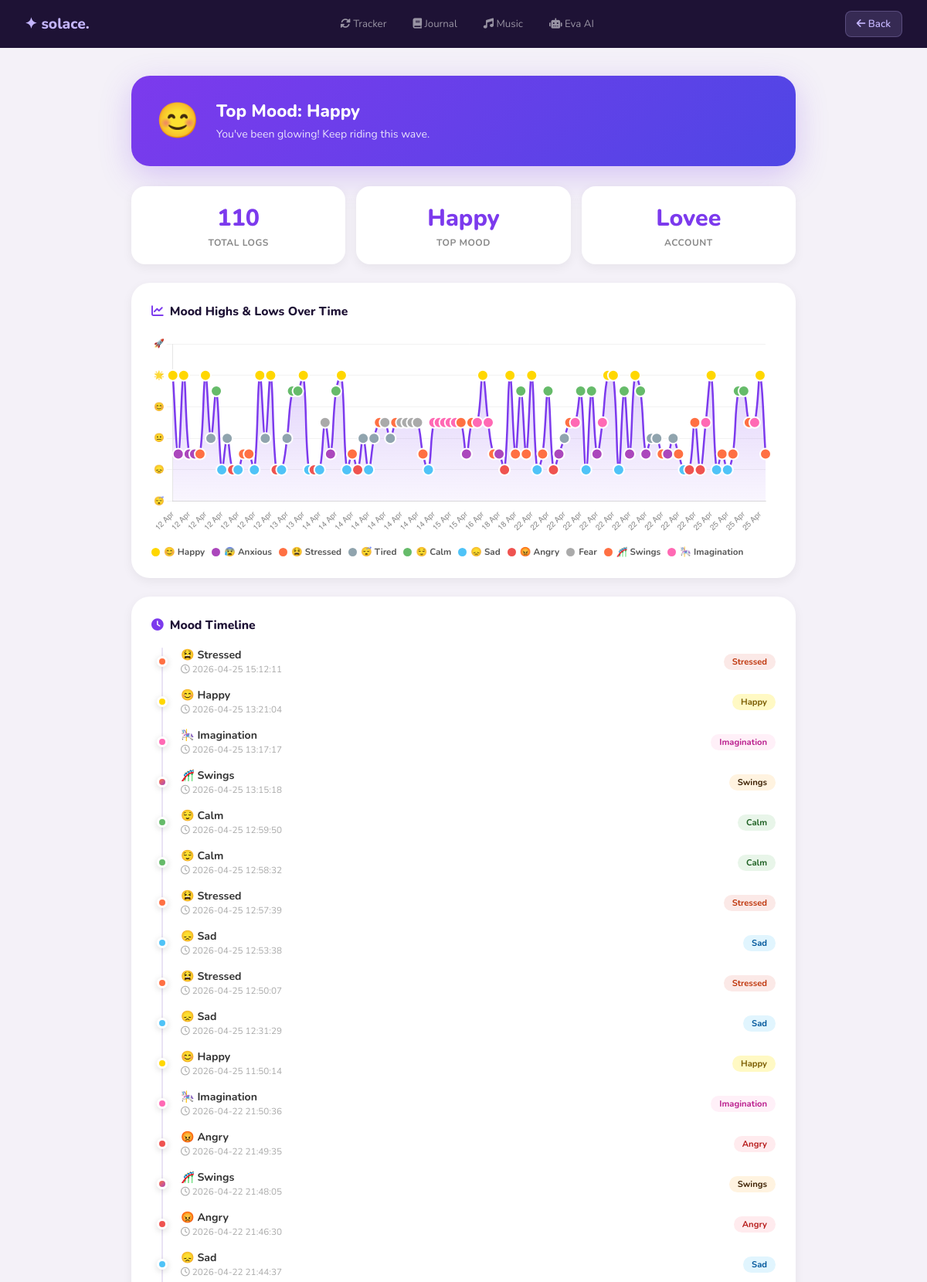
The app's page /history (signed in, upper part) with its own data.
### tables this page shows
CREATE TABLE mood_logs (
                id        INTEGER PRIMARY KEY AUTOINCREMENT,
                user_id   INTEGER NOT NULL REFERENCES users(id),
                mood      TEXT NOT NULL,
                timestamp DATETIME DEFAULT CURRENT_TIMESTAMP
            );

### app.py (the view)
@app.route("/history")
@login_required
def history() -> Any:
    with get_db() as conn:
        logs = conn.execute(
            "SELECT mood, timestamp FROM mood_logs WHERE user_id=? ORDER BY timestamp DESC",
            (session["user_id"],),
        ).fetchall()
    mood_counts: dict[str, int] = {}
    for r in logs:
        mood_counts[r["mood"]] = mood_counts.get(r["mood"], 0) + 1
    top_mood = max(mood_counts, key=mood_counts.get) if mood_counts else "New User"
    return render_template("history.html", logs=logs, username=session["username"], top_mood=top_mood)

### app.py (called while the page is built)
def get_db() -> sqlite3.Connection:
    db_path = os.path.join(os.path.dirname(os.path.abspath(__file__)), "database.db")
    conn = sqlite3.connect(db_path)
    conn.row_factory = sqlite3.Row
    return conn

def login_required(f: Any) -> Any:
    @wraps(f)
    def dec(*args: Any, **kwargs: Any) -> Any:
        if "user_id" not in session:
            return redirect(url_for("login_page"))
        return f(*args, **kwargs)
    return dec

### templates/history.html (shortened to what this page needs)
<!DOCTYPE html>
<html lang="en">
<head>
    <link rel="stylesheet" href="https://cdnjs.cloudflare.com/ajax/libs/font-awesome/6.0.0/css/all.min.css">
</head>
<body>
<div class="topbar">
    <a href="/dashboard" class="brand">✦ solace.</a>
    <div class="tlinks">
        <a href="/tracker"><i class="fas fa-sync-alt"></i> Tracker</a>
        <a href="/journal"><i class="fas fa-book"></i> Journal</a>
        <a href="/music"><i class="fas fa-music"></i> Music</a>
        <a href="/ai_chat"><i class="fas fa-robot"></i> Eva AI</a>
    </div>
    <a href="/dashboard" class="back-btn"><i class="fas fa-arrow-left"></i> Back</a>
</div>
<div class="wrap">
    <div class="insight">
        <div class="insight-emoji">
            {% if top_mood == 'happy' %}😊{% elif top_mood == 'sad' %}😞{% elif top_mood == 'angry' %}😡
            {% elif top_mood == 'anxious' %}😰{% elif top_mood == 'calm' %}😌{% elif top_mood == 'stressed' %}😫
            {% elif top_mood == 'tired' %}😴{% elif top_mood == 'imagination' %}😨{% elif top_mood == 'swings' %}🎢
            {% else %}✨{% endif %}
        </div>
        <div>
            <h2>Top Mood: {{ top_mood.capitalize() }}</h2>
            <p>
                {% if top_mood == 'happy' %}You've been glowing! Keep riding this wave.
                {% elif top_mood in ['sad','stressed'] %}It's been a heavy week. 5 minutes of deep breathing can shift everything.
                {% elif top_mood == 'calm' %}You're finding your balance — consistency is your superpower.
                {% elif top_mood == 'angry' %}Something's been bothering you. Let's channel that into growth.
                {% elif top_mood == 'anxious' %}Your mind's been busy. One breath, one fact at a time.
                {% elif top_mood == 'tired' %}Rest is productive. You're allowed to slow down.
                {% else %}Your emotional journey is unique — every mood tells a story.{% endif %}
            </p>
        </div>
    </div>
    <div class="stats">
        <div class="scard"><div class="num">{{ logs|length }}</div><div class="lbl">Total Logs</div></div>
        <div class="scard"><div class="num">{{ top_mood.capitalize() }}</div><div class="lbl">Top Mood</div></div>
        <div class="scard"><div class="num">{{ username }}</div><div class="lbl">Account</div></div>
    </div>
    <div class="ccard">
        <div class="ctitle"><i class="fas fa-chart-line" style="color:#7c3aed"></i> Mood Highs &amp; Lows Over Time</div>
        <div class="chart-wrap"><canvas id="moodChart"></canvas></div>
        <div class="legend" id="legend"></div>
    </div>
    <div class="ccard">
        <div class="ctitle"><i class="fas fa-clock" style="color:#7c3aed"></i> Mood Timeline</div>
        {% if logs %}
        <div class="tline">
            {% for mood, time in logs %}
            <div class="li-row">
                <div class="ldot d-{{ mood }}"></div>
                <div class="lmeta">
                    <div class="lmood">
                        {% if mood=='happy'%}😊{%elif mood=='sad'%}😞{%elif mood=='angry'%}😡
                        {%elif mood=='anxious'%}😰{%elif mood=='calm'%}😌{%elif mood=='stressed'%}😫
                        {%elif mood=='tired'%}😴{%elif mood=='imagination'%}🎠{%elif mood=='swings'%}🎢{%endif%}
                        {{ mood.capitalize() }}
                    </div>
                    <div class="ltime"><i class="far fa-clock"></i> {{ time }}</div>
                </div>
                <span class="lbadge b-{{ mood }}">{{ mood.capitalize() }}</span>
            </div>
            {% endfor %}
        </div>
        {% else %}
        <div class="empty"><i class="fas fa-chart-bar"></i><p>No mood logs yet. Start from the tracker!</p></div>
        {% endif %}
    </div>
</div>
<script>
const MS={happy:8,calm:7,swings:5,tired:4,anxious:3,stressed:3,sad:2,angry:2,imagination:5};
const MC={happy:'#FFD700',sad:'#4FC3F7',angry:'#EF5350',anxious:'#AB47BC',calm:'#66BB6A',stressed:'#FF7043',tired:'#90A4AE',imagination:'#FF69B4',swings:'#FF7043'};
const ME={happy:'😊',sad:'😞',angry:'😡',anxious:'😰',calm:'😌',stressed:'😫',tired:'😴',imagination:'🎠',swings:'🎢'};
const raw=JSON.parse(document.getElementById('mood-data').textContent);
const data=raw.slice().reverse();
const labels=data.map((l,i)=>{const d=new Date(l.time);return isNaN(d)?`#${i+1}`:d.toLocaleDateString('en-IN',{month:'short',day:'numeric'});});
const scores=data.map(l=>MS[l.mood]||5);
const ptColors=data.map(l=>MC[l.mood]||'#aaa');
const moods=data.map(l=>l.mood);
const ctx=document.getElementById('moodChart').getContext('2d');
const gr=ctx.createLinearGradient(0,0,0,260);
gr.addColorStop(0,'rgba(124,58,237,0.28)');
gr.addColorStop(1,'rgba(124,58,237,0)');
new Chart(ctx,{
    type:'line',
    data:{labels,datasets:[{label:'Mood',data:scores,borderColor:'#7c3aed',backgroundColor:gr,borderWidth:2.5,
        pointBackgroundColor:ptColors,pointBorderColor:'#fff',pointBorderWidth:2,pointRadius:7,pointHoverRadius:11,
        fill:true,tension:0.4}]},
    options:{responsive:true,maintainAspectRatio:false,
        plugins:{legend:{display:false},
            tooltip:{callbacks:{label:c=>{const m=moods[c.dataIndex];return ` ${ME[m]||''} ${m} (${c.raw}/10)`;}},
                backgroundColor:'rgba(20,10,40,0.92)',padding:12,bodyFont:{size:13,weight:'bold'},
                borderColor:'rgba(196,181,253,0.3)',borderWidth:1}},
        scales:{
            y:{min:0,max:10,ticks:{stepSize:2,callback:v=>({0:'😴',2:'😞',4:'😐',6:'😊',8:'🌟',10:'🚀'}[v]||v),color:'#888',font:{size:11}},grid:{color:'rgba(0,0,0,0.05)'}},
            x:{ticks:{color:'#888',font:{size:10},maxRotation:45},grid:{display:false}}
        },interaction:{intersect:false,mode:'index'}}
});
const leg=document.getElementById('legend'),seen={};
data.forEach(l=>{if(!seen[l.mood]){seen[l.mood]=true;}});
Object.keys(seen).forEach(m=>{const d=document.createElement('div');d.className='li';d.innerHTML=`<div class="ld" style="background:${MC[m]||'#aaa'}"></div><span>${ME[m]||''} ${m.charAt(0).toUpperCase()+m.slice(1)}</span>`;leg.appendChild(d);});
</script>
</body>
</html>

### templates/history.html (style rules this page uses)
* { box-sizing:border-box;margin:0;padding:0; }
body { font-family:'Nunito',sans-serif;background:#f4f1f8;color:#333;min-height:100vh; }
.topbar { background:#1e1235;padding:14px 32px;display:flex;align-items:center;justify-content:space-between;position:sticky;top:0;z-index:50; }
.brand { font-size:1.2rem;font-weight:800;color:#c4b5fd;text-decoration:none; }
.tlinks { display:flex;gap:6px; }
.tlinks a { color:rgba(255,255,255,0.55);text-decoration:none;font-size:0.83rem;padding:7px 14px;border-radius:8px;transition:all 0.2s; }
.back-btn { background:rgba(196,181,253,0.15);color:#c4b5fd;border:1px solid rgba(196,181,253,0.25);border-radius:8px;padding:7px 14px;font-size:0.83rem;text-decoration:none;font-weight:600;transition:all 0.2s; }
.wrap { max-width:900px;margin:0 auto;padding:36px 20px 60px; }
.insight { background:linear-gradient(135deg,#7c3aed,#4f46e5);color:white;padding:28px 32px;border-radius:24px;margin-bottom:26px;display:flex;align-items:center;gap:22px;box-shadow:0 12px 40px rgba(124,58,237,0.25); }
.insight-emoji { font-size:2.8rem;flex-shrink:0; }
.insight h2 { font-size:1.4rem;font-weight:800;margin-bottom:4px; }
.insight p { opacity:0.85;font-size:0.88rem;line-height:1.6; }
.stats { display:grid;grid-template-columns:repeat(3,1fr);gap:14px;margin-bottom:24px; }
.scard { background:white;border-radius:18px;padding:20px;text-align:center;box-shadow:0 4px 14px rgba(0,0,0,0.06); }
.scard .num { font-size:1.9rem;font-weight:800;color:#7c3aed; }
.scard .lbl { font-size:0.75rem;color:#888;margin-top:3px;font-weight:700;text-transform:uppercase;letter-spacing:0.5px; }
.ccard { background:white;border-radius:24px;padding:26px;box-shadow:0 4px 14px rgba(0,0,0,0.06);margin-bottom:24px; }
.ctitle { font-size:0.98rem;font-weight:800;margin-bottom:18px;color:#1e1235;display:flex;align-items:center;gap:8px; }
.chart-wrap { position:relative;height:260px; }
.legend { display:flex;flex-wrap:wrap;gap:9px;margin-top:14px; }
.tline { position:relative;padding-left:38px; }
.tline::before { content:'';position:absolute;left:13px;top:0;bottom:0;width:2px;background:#e9e3f5;border-radius:2px; }
.li-row { position:relative;margin-bottom:16px;display:flex;align-items:center;gap:12px; }
.ldot { position:absolute;left:-31px;width:14px;height:14px;border-radius:50%;border:3px solid white;box-shadow:0 2px 8px rgba(0,0,0,0.15); }
.lmeta { flex:1; }
.lmood { font-weight:700;font-size:0.88rem; }
.ltime { font-size:0.73rem;color:#aaa;margin-top:1px; }
.lbadge { padding:3px 11px;border-radius:20px;font-size:0.7rem;font-weight:700; }
.d-happy { background:#FFD700; }
.d-sad { background:#4FC3F7; }
.d-angry { background:#EF5350; }
.d-calm { background:#66BB6A; }
.d-stressed { background:#FF7043; }
.d-imagination { background:#FF69B4; }
.d-swings { background:linear-gradient(135deg,#FF7043,#AB47BC); }
.b-happy { background:#FFF9C4;color:#7a5c00; }
.b-sad { background:#E1F5FE;color:#01579b; }
.b-angry { background:#FFEBEE;color:#b71c1c; }
.b-calm { background:#E8F5E9;color:#1b5e20; }
.b-stressed { background:#FBE9E7;color:#bf360c; }
.b-imagination { background:#FFF0F8;color:#b91c8c; }
.b-swings { background:#FFF3E0;color:#3b1f00; }

### records on screen
mood_logs: capitalize "Happy", timestamp "2026-04-25 13:21:04"
mood_logs: capitalize "Stressed", timestamp "2026-04-25 15:12:11"
mood_logs: capitalize "Imagination", timestamp "2026-04-25 13:17:17"
mood_logs: capitalize "Swings", timestamp "2026-04-25 13:15:18"
mood_logs: capitalize "Calm", timestamp "2026-04-25 12:59:50"
mood_logs: capitalize "Calm", timestamp "2026-04-25 12:58:32"
mood_logs: capitalize "Stressed", timestamp "2026-04-25 12:57:39"
mood_logs: capitalize "Sad", timestamp "2026-04-25 12:53:38"
mood_logs: capitalize "Stressed", timestamp "2026-04-25 12:50:07"
mood_logs: capitalize "Sad", timestamp "2026-04-25 12:31:29"
mood_logs: capitalize "Happy", timestamp "2026-04-25 11:50:14"
mood_logs: capitalize "Imagination", timestamp "2026-04-22 21:50:36"
mood_logs: capitalize "Angry", timestamp "2026-04-22 21:49:35"
mood_logs: capitalize "Swings", timestamp "2026-04-22 21:48:05"
mood_logs: capitalize "Angry", timestamp "2026-04-22 21:46:30"
mood_logs: capitalize "Sad", timestamp "2026-04-22 21:44:37"

### other values on screen
{{ logs|length }} "110"
{{ username }} "Lovee"
